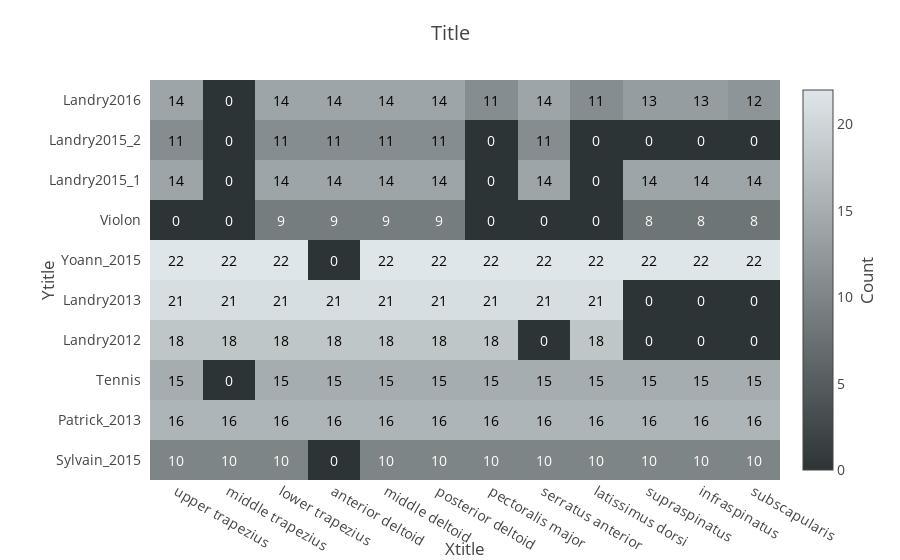

This figure's notebook cell:
### Code cell
muscle_by_dataset = plot_count_by_dataset(
    df_tidy,
    values='test',
    index='dataset',
    columns='muscle',
    ylabel=DATASET_NAMES,
    xlabel=MUSCLES_NAMES,
    title='Title',
    xtitle='Xtitle',
    ytitle='Ytitle')

py.iplot(muscle_by_dataset, filename='mvc/muscle_by_dataset')

### Figure 1 — Plotly figure (JSON) as saved in the notebook; plotly's stock layout.template omitted (floating-point values rounded to 4 significant figures)
{"data": [{"colorbar": {"title": "Count", "titleside": "right"}, "colorscale": [[0, "#2d3436"], [1, "#dfe6e9"]], "showscale": true, "type": "heatmap", "x": ["upper trapezius", "middle trapezius", "lower trapezius", "anterior deltoid", "middle deltoid", "posterior deltoid", "pectoralis major", "serratus anterior", "latissimus dorsi", "supraspinatus", "infraspinatus", "subscapularis"], "y": ["Landry2016", "Landry2015_2", "Landry2015_1", "Violon", "Yoann_2015", "Landry2013", "Landry2012", "Tennis", "Patrick_2013", "Sylvain_2015"], "z": [[14, 0, 14, 14, 14, 14, 11, 14, 11, 13, 13, 12], [11, 0, 11, 11, 11, 11, 0, 11, 0, 0, 0, 0], [14, 0, 14, 14, 14, 14, 0, 14, 0, 14, 14, 14], [0, 0, 9, 9, 9, 9, 0, 0, 0, 8, 8, 8], [22, 22, 22, 0, 22, 22, 22, 22, 22, 22, 22, 22], [21, 21, 21, 21, 21, 21, 21, 21, 21, 0, 0, 0], [18, 18, 18, 18, 18, 18, 18, 0, 18, 0, 0, 0], [15, 0, 15, 15, 15, 15, 15, 15, 15, 15, 15, 15], [16, 16, 16, 16, 16, 16, 16, 16, 16, 16, 16, 16], [10, 10, 10, 0, 10, 10, 10, 10, 10, 10, 10, 10]]}], "layout": {"annotations": [{"font": {"color": "#000000"}, "showarrow": false, "text": "14", "x": "upper trapezius", "xref": "x1", "y": "Landry2016", "yref": "y1"}, {"font": {"color": "#FFFFFF"}, "showarrow": false, "text": "0", "x": "middle trapezius", "xref": "x1", "y": "Landry2016", "yref": "y1"}, {"font": {"color": "#000000"}, "showarrow": false, "text": "14", "x": "lower trapezius", "xref": "x1", "y": "Landry2016", "yref": "y1"}, {"font": {"color": "#000000"}, "showarrow": false, "text": "14", "x": "anterior deltoid", "xref": "x1", "y": "Landry2016", "yref": "y1"}, {"font": {"color": "#000000"}, "showarrow": false, "text": "14", "x": "middle deltoid", "xref": "x1", "y": "Landry2016", "yref": "y1"}, {"font": {"color": "#000000"}, "showarrow": false, "text": "14", "x": "posterior deltoid", "xref": "x1", "y": "Landry2016", "yref": "y1"}, {"font": {"color": "#000000"}, "showarrow": false, "text": "11", "x": "pectoralis major", "xref": "x1", "y": "Landry2016", "yref": "y1"}, {"font": {"color": "#000000"}, "showarrow": false, "text": "14", "x": "serratus anterior", "xref": "x1", "y": "Landry2016", "yref": "y1"}, {"font": {"color": "#000000"}, "showarrow": false, "text": "11", "x": "latissimus dorsi", "xref": "x1", "y": "Landry2016", "yref": "y1"}, {"font": {"color": "#000000"}, "showarrow": false, "text": "13", "x": "supraspinatus", "xref": "x1", "y": "Landry2016", "yref": "y1"}, {"font": {"color": "#000000"}, "showarrow": false, "text": "13", "x": "infraspinatus", "xref": "x1", "y": "Landry2016", "yref": "y1"}, {"font": {"color": "#000000"}, "showarrow": false, "text": "12", "x": "subscapularis", "xref": "x1", "y": "Landry2016", "yref": "y1"}, {"font": {"color": "#000000"}, "showarrow": false, "text": "11", "x": "upper trapezius", "xref": "x1", "y": "Landry2015_2", "yref": "y1"}, {"font": {"color": "#FFFFFF"}, "showarrow": false, "text": "0", "x": "middle trapezius", "xref": "x1", "y": "Landry2015_2", "yref": "y1"}, {"font": {"color": "#000000"}, "showarrow": false, "text": "11", "x": "lower trapezius", "xref": "x1", "y": "Landry2015_2", "yref": "y1"}, {"font": {"color": "#000000"}, "showarrow": false, "text": "11", "x": "anterior deltoid", "xref": "x1", "y": "Landry2015_2", "yref": "y1"}, {"font": {"color": "#000000"}, "showarrow": false, "text": "11", "x": "middle deltoid", "xref": "x1", "y": "Landry2015_2", "yref": "y1"}, {"font": {"color": "#000000"}, "showarrow": false, "text": "11", "x": "posterior deltoid", "xref": "x1", "y": "Landry2015_2", "yref": "y1"}, {"font": {"color": "#FFFFFF"}, "showarrow": false, "text": "0", "x": "pectoralis major", "xref": "x1", "y": "Landry2015_2", "yref": "y1"}, {"font": {"color": "#000000"}, "showarrow": false, "text": "11", "x": "serratus anterior", "xref": "x1", "y": "Landry2015_2", "yref": "y1"}, {"font": {"color": "#FFFFFF"}, "showarrow": false, "text": "0", "x": "latissimus dorsi", "xref": "x1", "y": "Landry2015_2", "yref": "y1"}, {"font": {"color": "#FFFFFF"}, "showarrow": false, "text": "0", "x": "supraspinatus", "xref": "x1", "y": "Landry2015_2", "yref": "y1"}, {"font": {"color": "#FFFFFF"}, "showarrow": false, "text": "0", "x": "infraspinatus", "xref": "x1", "y": "Landry2015_2", "yref": "y1"}, {"font": {"color": "#FFFFFF"}, "showarrow": false, "text": "0", "x": "subscapularis", "xref": "x1", "y": "Landry2015_2", "yref": "y1"}, {"font": {"color": "#000000"}, "showarrow": false, "text": "14", "x": "upper trapezius", "xref": "x1", "y": "Landry2015_1", "yref": "y1"}, {"font": {"color": "#FFFFFF"}, "showarrow": false, "text": "0", "x": "middle trapezius", "xref": "x1", "y": "Landry2015_1", "yref": "y1"}, {"font": {"color": "#000000"}, "showarrow": false, "text": "14", "x": "lower trapezius", "xref": "x1", "y": "Landry2015_1", "yref": "y1"}, {"font": {"color": "#000000"}, "showarrow": false, "text": "14", "x": "anterior deltoid", "xref": "x1", "y": "Landry2015_1", "yref": "y1"}, {"font": {"color": "#000000"}, "showarrow": false, "text": "14", "x": "middle deltoid", "xref": "x1", "y": "Landry2015_1", "yref": "y1"}, {"font": {"color": "#000000"}, "showarrow": false, "text": "14", "x": "posterior deltoid", "xref": "x1", "y": "Landry2015_1", "yref": "y1"}, {"font": {"color": "#FFFFFF"}, "showarrow": false, "text": "0", "x": "pectoralis major", "xref": "x1", "y": "Landry2015_1", "yref": "y1"}, {"font": {"color": "#000000"}, "showarrow": false, "text": "14", "x": "serratus anterior", "xref": "x1", "y": "Landry2015_1", "yref": "y1"}, {"font": {"color": "#FFFFFF"}, "showarrow": false, "text": "0", "x": "latissimus dorsi", "xref": "x1", "y": "Landry2015_1", "yref": "y1"}, {"font": {"color": "#000000"}, "showarrow": false, "text": "14", "x": "supraspinatus", "xref": "x1", "y": "Landry2015_1", "yref": "y1"}, {"font": {"color": "#000000"}, "showarrow": false, "text": "14", "x": "infraspinatus", "xref": "x1", "y": "Landry2015_1", "yref": "y1"}, {"font": {"color": "#000000"}, "showarrow": false, "text": "14", "x": "subscapularis", "xref": "x1", "y": "Landry2015_1", "yref": "y1"}, {"font": {"color": "#FFFFFF"}, "showarrow": false, "text": "0", "x": "upper trapezius", "xref": "x1", "y": "Violon", "yref": "y1"}, {"font": {"color": "#FFFFFF"}, "showarrow": false, "text": "0", "x": "middle trapezius", "xref": "x1", "y": "Violon", "yref": "y1"}, {"font": {"color": "#FFFFFF"}, "showarrow": false, "text": "9", "x": "lower trapezius", "xref": "x1", "y": "Violon", "yref": "y1"}, {"font": {"color": "#FFFFFF"}, "showarrow": false, "text": "9", "x": "anterior deltoid", "xref": "x1", "y": "Violon", "yref": "y1"}, {"font": {"color": "#FFFFFF"}, "showarrow": false, "text": "9", "x": "middle deltoid", "xref": "x1", "y": "Violon", "yref": "y1"}, {"font": {"color": "#FFFFFF"}, "showarrow": false, "text": "9", "x": "posterior deltoid", "xref": "x1", "y": "Violon", "yref": "y1"}, {"font": {"color": "#FFFFFF"}, "showarrow": false, "text": "0", "x": "pectoralis major", "xref": "x1", "y": "Violon", "yref": "y1"}, {"font": {"color": "#FFFFFF"}, "showarrow": false, "text": "0", "x": "serratus anterior", "xref": "x1", "y": "Violon", "yref": "y1"}, {"font": {"color": "#FFFFFF"}, "showarrow": false, "text": "0", "x": "latissimus dorsi", "xref": "x1", "y": "Violon", "yref": "y1"}, {"font": {"color": "#FFFFFF"}, "showarrow": false, "text": "8", "x": "supraspinatus", "xref": "x1", "y": "Violon", "yref": "y1"}, {"font": {"color": "#FFFFFF"}, "showarrow": false, "text": "8", "x": "infraspinatus", "xref": "x1", "y": "Violon", "yref": "y1"}, {"font": {"color": "#FFFFFF"}, "showarrow": false, "text": "8", "x": "subscapularis", "xref": "x1", "y": "Violon", "yref": "y1"}, {"font": {"color": "#000000"}, "showarrow": false, "text": "22", "x": "upper trapezius", "xref": "x1", "y": "Yoann_2015", "yref": "y1"}, {"font": {"color": "#000000"}, "showarrow": false, "text": "22", "x": "middle trapezius", "xref": "x1", "y": "Yoann_2015", "yref": "y1"}, {"font": {"color": "#000000"}, "showarrow": false, "text": "22", "x": "lower trapezius", "xref": "x1", "y": "Yoann_2015", "yref": "y1"}, {"font": {"color": "#FFFFFF"}, "showarrow": false, "text": "0", "x": "anterior deltoid", "xref": "x1", "y": "Yoann_2015", "yref": "y1"}, {"font": {"color": "#000000"}, "showarrow": false, "text": "22", "x": "middle deltoid", "xref": "x1", "y": "Yoann_2015", "yref": "y1"}, {"font": {"color": "#000000"}, "showarrow": false, "text": "22", "x": "posterior deltoid", "xref": "x1", "y": "Yoann_2015", "yref": "y1"}, {"font": {"color": "#000000"}, "showarrow": false, "text": "22", "x": "pectoralis major", "xref": "x1", "y": "Yoann_2015", "yref": "y1"}, {"font": {"color": "#000000"}, "showarrow": false, "text": "22", "x": "serratus anterior", "xref": "x1", "y": "Yoann_2015", "yref": "y1"}, {"font": {"color": "#000000"}, "showarrow": false, "text": "22", "x": "latissimus dorsi", "xref": "x1", "y": "Yoann_2015", "yref": "y1"}, {"font": {"color": "#000000"}, "showarrow": false, "text": "22", "x": "supraspinatus", "xref": "x1", "y": "Yoann_2015", "yref": "y1"}, {"font": {"color": "#000000"}, "showarrow": false, "text": "22", "x": "infraspinatus", "xref": "x1", "y": "Yoann_2015", "yref": "y1"}, {"font": {"color": "#000000"}, "showarrow": false, "text": "22", "x": "subscapularis", "xref": "x1", "y": "Yoann_2015", "yref": "y1"}, {"font": {"color": "#000000"}, "showarrow": false, "text": "21", "x": "upper trapezius", "xref": "x1", "y": "Landry2013", "yref": "y1"}, {"font": {"color": "#000000"}, "showarrow": false, "text": "21", "x": "middle trapezius", "xref": "x1", "y": "Landry2013", "yref": "y1"}, {"font": {"color": "#000000"}, "showarrow": false, "text": "21", "x": "lower trapezius", "xref": "x1", "y": "Landry2013", "yref": "y1"}, {"font": {"color": "#000000"}, "showarrow": false, "text": "21", "x": "anterior deltoid", "xref": "x1", "y": "Landry2013", "yref": "y1"}, {"font": {"color": "#000000"}, "showarrow": false, "text": "21", "x": "middle deltoid", "xref": "x1", "y": "Landry2013", "yref": "y1"}, {"font": {"color": "#000000"}, "showarrow": false, "text": "21", "x": "posterior deltoid", "xref": "x1", "y": "Landry2013", "yref": "y1"}, {"font": {"color": "#000000"}, "showarrow": false, "text": "21", "x": "pectoralis major", "xref": "x1", "y": "Landry2013", "yref": "y1"}, {"font": {"color": "#000000"}, "showarrow": false, "text": "21", "x": "serratus anterior", "xref": "x1", "y": "Landry2013", "yref": "y1"}, {"font": {"color": "#000000"}, "showarrow": false, "text": "21", "x": "latissimus dorsi", "xref": "x1", "y": "Landry2013", "yref": "y1"}, {"font": {"color": "#FFFFFF"}, "showarrow": false, "text": "0", "x": "supraspinatus", "xref": "x1", "y": "Landry2013", "yref": "y1"}, {"font": {"color": "#FFFFFF"}, "showarrow": false, "text": "0", "x": "infraspinatus", "xref": "x1", "y": "Landry2013", "yref": "y1"}, {"font": {"color": "#FFFFFF"}, "showarrow": false, "text": "0", "x": "subscapularis", "xref": "x1", "y": "Landry2013", "yref": "y1"}, {"font": {"color": "#000000"}, "showarrow": false, "text": "18", "x": "upper trapezius", "xref": "x1", "y": "Landry2012", "yref": "y1"}, {"font": {"color": "#000000"}, "showarrow": false, "text": "18", "x": "middle trapezius", "xref": "x1", "y": "Landry2012", "yref": "y1"}, {"font": {"color": "#000000"}, "showarrow": false, "text": "18", "x": "lower trapezius", "xref": "x1", "y": "Landry2012", "yref": "y1"}, {"font": {"color": "#000000"}, "showarrow": false, "text": "18", "x": "anterior deltoid", "xref": "x1", "y": "Landry2012", "yref": "y1"}, {"font": {"color": "#000000"}, "showarrow": false, "text": "18", "x": "middle deltoid", "xref": "x1", "y": "Landry2012", "yref": "y1"}, {"font": {"color": "#000000"}, "showarrow": false, "text": "18", "x": "posterior deltoid", "xref": "x1", "y": "Landry2012", "yref": "y1"}, {"font": {"color": "#000000"}, "showarrow": false, "text": "18", "x": "pectoralis major", "xref": "x1", "y": "Landry2012", "yref": "y1"}, {"font": {"color": "#FFFFFF"}, "showarrow": false, "text": "0", "x": "serratus anterior", "xref": "x1", "y": "Landry2012", "yref": "y1"}, {"font": {"color": "#000000"}, "showarrow": false, "text": "18", "x": "latissimus dorsi", "xref": "x1", "y": "Landry2012", "yref": "y1"}, {"font": {"color": "#FFFFFF"}, "showarrow": false, "text": "0", "x": "supraspinatus", "xref": "x1", "y": "Landry2012", "yref": "y1"}, {"font": {"color": "#FFFFFF"}, "showarrow": false, "text": "0", "x": "infraspinatus", "xref": "x1", "y": "Landry2012", "yref": "y1"}, {"font": {"color": "#FFFFFF"}, "showarrow": false, "text": "0", "x": "subscapularis", "xref": "x1", "y": "Landry2012", "yref": "y1"}, {"font": {"color": "#000000"}, "showarrow": false, "text": "15", "x": "upper trapezius", "xref": "x1", "y": "Tennis", "yref": "y1"}, {"font": {"color": "#FFFFFF"}, "showarrow": false, "text": "0", "x": "middle trapezius", "xref": "x1", "y": "Tennis", "yref": "y1"}, {"font": {"color": "#000000"}, "showarrow": false, "text": "15", "x": "lower trapezius", "xref": "x1", "y": "Tennis", "yref": "y1"}, {"font": {"color": "#000000"}, "showarrow": false, "text": "15", "x": "anterior deltoid", "xref": "x1", "y": "Tennis", "yref": "y1"}, {"font": {"color": "#000000"}, "showarrow": false, "text": "15", "x": "middle deltoid", "xref": "x1", "y": "Tennis", "yref": "y1"}, {"font": {"color": "#000000"}, "showarrow": false, "text": "15", "x": "posterior deltoid", "xref": "x1", "y": "Tennis", "yref": "y1"}, {"font": {"color": "#000000"}, "showarrow": false, "text": "15", "x": "pectoralis major", "xref": "x1", "y": "Tennis", "yref": "y1"}, {"font": {"color": "#000000"}, "showarrow": false, "text": "15", "x": "serratus anterior", "xref": "x1", "y": "Tennis", "yref": "y1"}, {"font": {"color": "#000000"}, "showarrow": false, "text": "15", "x": "latissimus dorsi", "xref": "x1", "y": "Tennis", "yref": "y1"}, {"font": {"color": "#000000"}, "showarrow": false, "text": "15", "x": "supraspinatus", "xref": "x1", "y": "Tennis", "yref": "y1"}, {"font": {"color": "#000000"}, "showarrow": false, "text": "15", "x": "infraspinatus", "xref": "x1", "y": "Tennis", "yref": "y1"}, {"font": {"color": "#000000"}, "showarrow": false, "text": "15", "x": "subscapularis", "xref": "x1", "y": "Tennis", "yref": "y1"}, {"font": {"color": "#000000"}, "showarrow": false, "text": "16", "x": "upper trapezius", "xref": "x1", "y": "Patrick_2013", "yref": "y1"}, {"font": {"color": "#000000"}, "showarrow": false, "text": "16", "x": "middle trapezius", "xref": "x1", "y": "Patrick_2013", "yref": "y1"}, {"font": {"color": "#000000"}, "showarrow": false, "text": "16", "x": "lower trapezius", "xref": "x1", "y": "Patrick_2013", "yref": "y1"}, {"font": {"color": "#000000"}, "showarrow": false, "text": "16", "x": "anterior deltoid", "xref": "x1", "y": "Patrick_2013", "yref": "y1"}, {"font": {"color": "#000000"}, "showarrow": false, "text": "16", "x": "middle deltoid", "xref": "x1", "y": "Patrick_2013", "yref": "y1"}, {"font": {"color": "#000000"}, "showarrow": false, "text": "16", "x": "posterior deltoid", "xref": "x1", "y": "Patrick_2013", "yref": "y1"}, {"font": {"color": "#000000"}, "showarrow": false, "text": "16", "x": "pectoralis major", "xref": "x1", "y": "Patrick_2013", "yref": "y1"}, {"font": {"color": "#000000"}, "showarrow": false, "text": "16", "x": "serratus anterior", "xref": "x1", "y": "Patrick_2013", "yref": "y1"}, {"font": {"color": "#000000"}, "showarrow": false, "text": "16", "x": "latissimus dorsi", "xref": "x1", "y": "Patrick_2013", "yref": "y1"}, {"font": {"color": "#000000"}, "showarrow": false, "text": "16", "x": "supraspinatus", "xref": "x1", "y": "Patrick_2013", "yref": "y1"}, {"font": {"color": "#000000"}, "showarrow": false, "text": "16", "x": "infraspinatus", "xref": "x1", "y": "Patrick_2013", "yref": "y1"}, {"font": {"color": "#000000"}, "showarrow": false, "text": "16", "x": "subscapularis", "xref": "x1", "y": "Patrick_2013", "yref": "y1"}, {"font": {"color": "#FFFFFF"}, "showarrow": false, "text": "10", "x": "upper trapezius", "xref": "x1", "y": "Sylvain_2015", "yref": "y1"}, {"font": {"color": "#FFFFFF"}, "showarrow": false, "text": "10", "x": "middle trapezius", "xref": "x1", "y": "Sylvain_2015", "yref": "y1"}, {"font": {"color": "#FFFFFF"}, "showarrow": false, "text": "10", "x": "lower trapezius", "xref": "x1", "y": "Sylvain_2015", "yref": "y1"}, {"font": {"color": "#FFFFFF"}, "showarrow": false, "text": "0", "x": "anterior deltoid", "xref": "x1", "y": "Sylvain_2015", "yref": "y1"}, {"font": {"color": "#FFFFFF"}, "showarrow": false, "text": "10", "x": "middle deltoid", "xref": "x1", "y": "Sylvain_2015", "yref": "y1"}, {"font": {"color": "#FFFFFF"}, "showarrow": false, "text": "10", "x": "posterior deltoid", "xref": "x1", "y": "Sylvain_2015", "yref": "y1"}, {"font": {"color": "#FFFFFF"}, "showarrow": false, "text": "10", "x": "pectoralis major", "xref": "x1", "y": "Sylvain_2015", "yref": "y1"}, {"font": {"color": "#FFFFFF"}, "showarrow": false, "text": "10", "x": "serratus anterior", "xref": "x1", "y": "Sylvain_2015", "yref": "y1"}, {"font": {"color": "#FFFFFF"}, "showarrow": false, "text": "10", "x": "latissimus dorsi", "xref": "x1", "y": "Sylvain_2015", "yref": "y1"}, {"font": {"color": "#FFFFFF"}, "showarrow": false, "text": "10", "x": "supraspinatus", "xref": "x1", "y": "Sylvain_2015", "yref": "y1"}, {"font": {"color": "#FFFFFF"}, "showarrow": false, "text": "10", "x": "infraspinatus", "xref": "x1", "y": "Sylvain_2015", "yref": "y1"}, {"font": {"color": "#FFFFFF"}, "showarrow": false, "text": "10", "x": "subscapularis", "xref": "x1", "y": "Sylvain_2015", "yref": "y1"}], "font": {"size": 14}, "hovermode": "closest", "margin": {"b": 80, "l": 150, "pad": 0, "r": 80, "t": 80}, "title": "Title", "xaxis": {"dtick": 1, "gridcolor": "rgb(0, 0, 0)", "side": "bottom", "ticks": "", "title": "Xtitle"}, "yaxis": {"autorange": "reversed", "dtick": 1, "ticks": "", "ticksuffix": "  ", "title": "Ytitle"}}}
